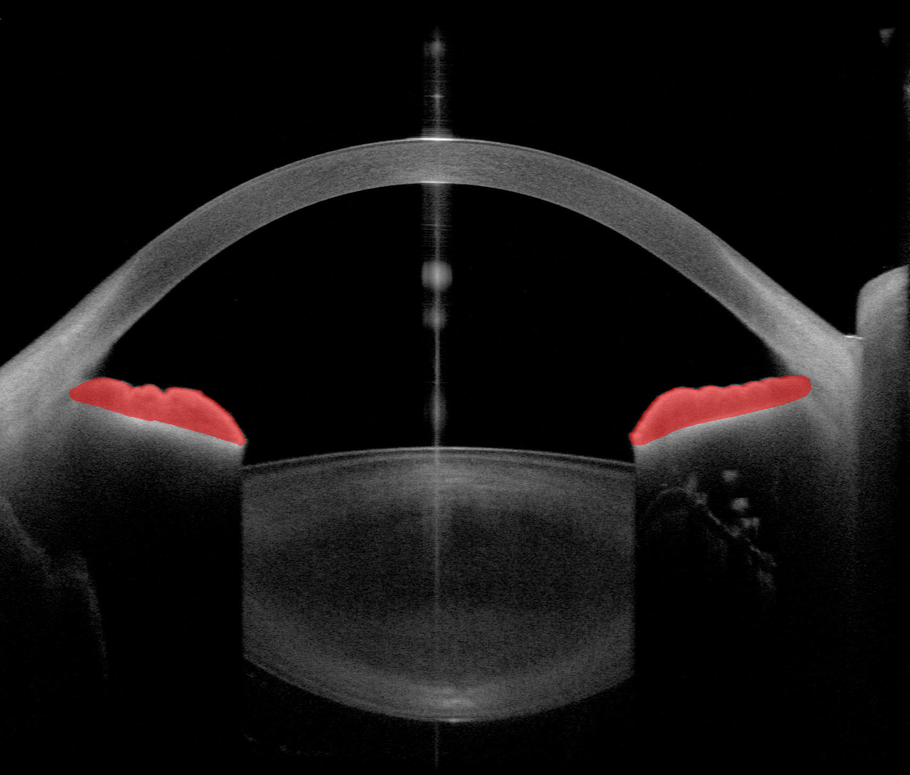
#> input picture diceTester/SSA003_OS_Scan4_2_IRIS_a.png, 910 x 775 px, shrunk from 1713 x 1459 before the run
$ jupyter execute --allow-errors dice_verification.ipynb
#> lines starting #> are read from the running program, lines starting #| are printed output that depends on the picture; after the words box and inside, x2 and y2 are one past the last pixel; in counts of white or black regions, pixels touching at a corner belong together
[cell 1]
import io
import base64
import numpy as np
import time
import SimpleITK as sitk
import sys
import json

import imageio
import nibabel as nib
import matplotlib.pyplot as plt
import cv2

[cell 2]
def my_dice(img1_np,img2_np):
    # [8 lines of commented-out code are left out]
    img1_float64 = img1_np.astype('float64')
    intersection = np.logical_and(img1_float64, img2_np)

    # print('image1(roi) converted dtype', type(img1_float64))

    union = np.logical_or(img1_float64, img2_np)
    dice = (2*np.sum(intersection))/(np.sum(union)+np.sum(intersection))
    return dice

[cell 3]
def binary_segmentation_from_png(png_path):
#> called with png_path = 'SSA003_OS_Scan4_2_IRIS_a.png'
    img = cv2.imread(png_path)
#> img is the input picture: shape (775, 910, 3); mean B, G, R 20.3, 20.3, 22.4
    img_hsv = cv2.cvtColor(img, cv2.COLOR_BGR2HSV)
#> img_hsv: shape (775, 910, 3); mean H, S, V 0.1, 2.8, 22.4

    lower_red = np.array([0, 100, 100])
    upper_red = np.array([10, 255, 255])

    img_mask = cv2.inRange(img_hsv, lower_red, upper_red)
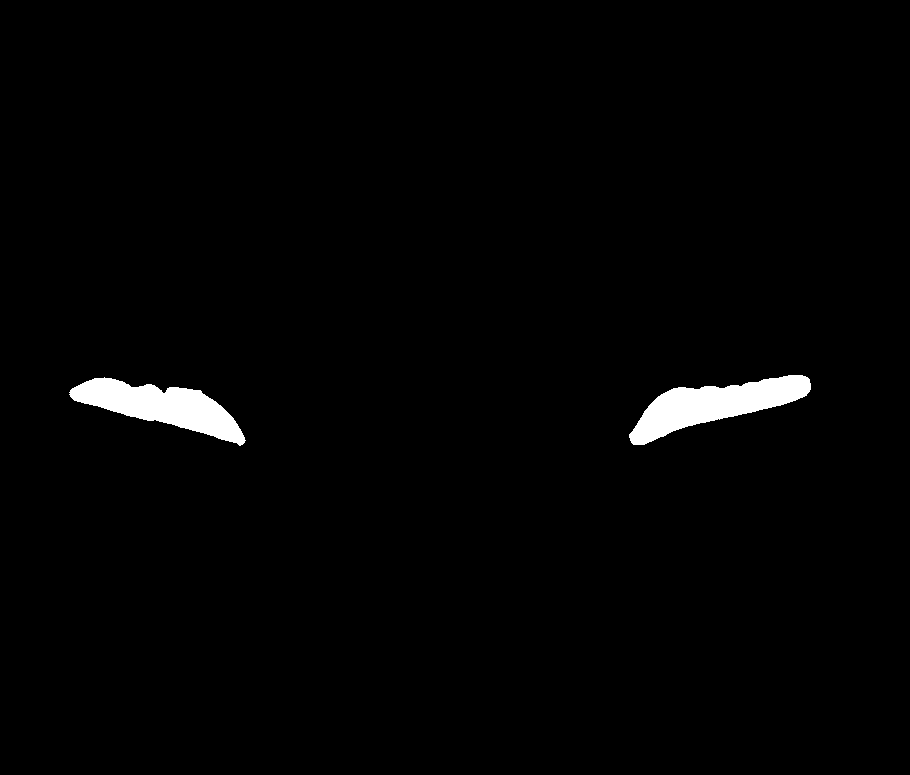
#> img_mask: shape (775, 910); 1.6% white; 2 white regions, box (x1, y1, x2, y2) and area: (629, 375, 811, 445) 5780, (69, 377, 246, 446) 5464

    # Dimensions are slightly off by 1, so I add padding: ValueError: operands could not be broadcast together with shapes (1460,1714) (1459,1713)
    img_mask_padded = np.pad(img_mask, ((0, 1), (0, 1)), mode='constant', constant_values=0)
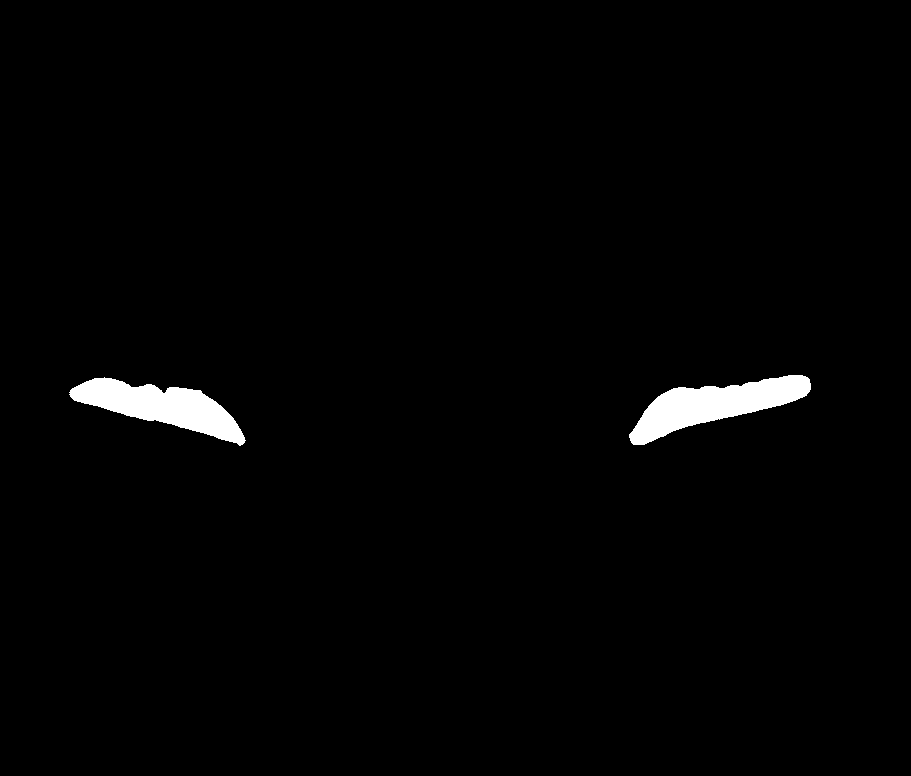
#> img_mask_padded: shape (776, 911); 1.6% white; 2 white regions, box (x1, y1, x2, y2) and area: (629, 375, 811, 445) 5780, (69, 377, 246, 446) 5464


    return img_mask_padded

nii_path = 'SSA003_OS_Scan4_2.pngred.pngout_0000.nii.gz'
png_path = 'SSA003_OS_Scan4_2_IRIS_a.png'

png_binary_seg = binary_segmentation_from_png(png_path)

#> (the rest of this cell did not finish here and is left out)
